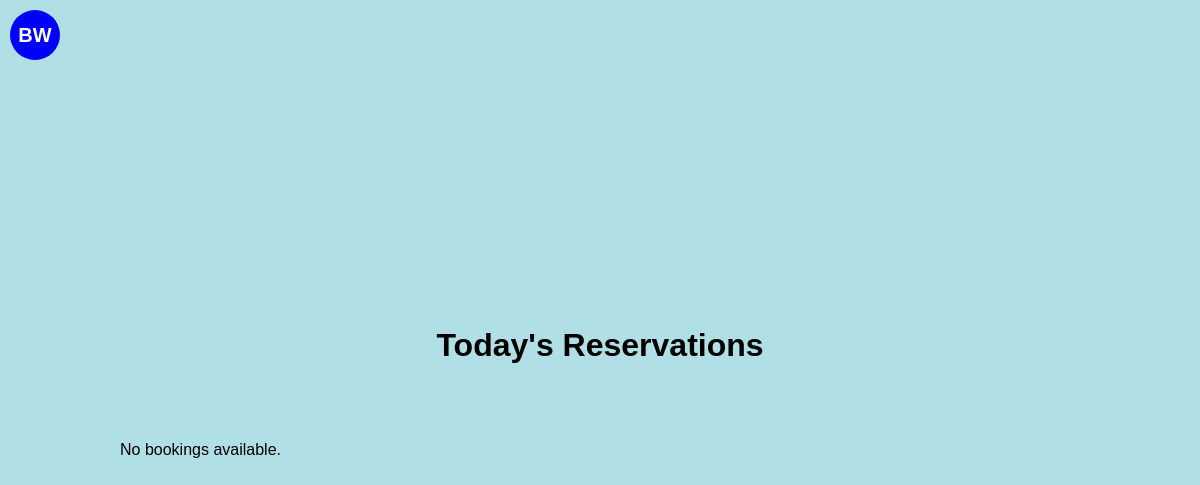
The app's page /, older data.
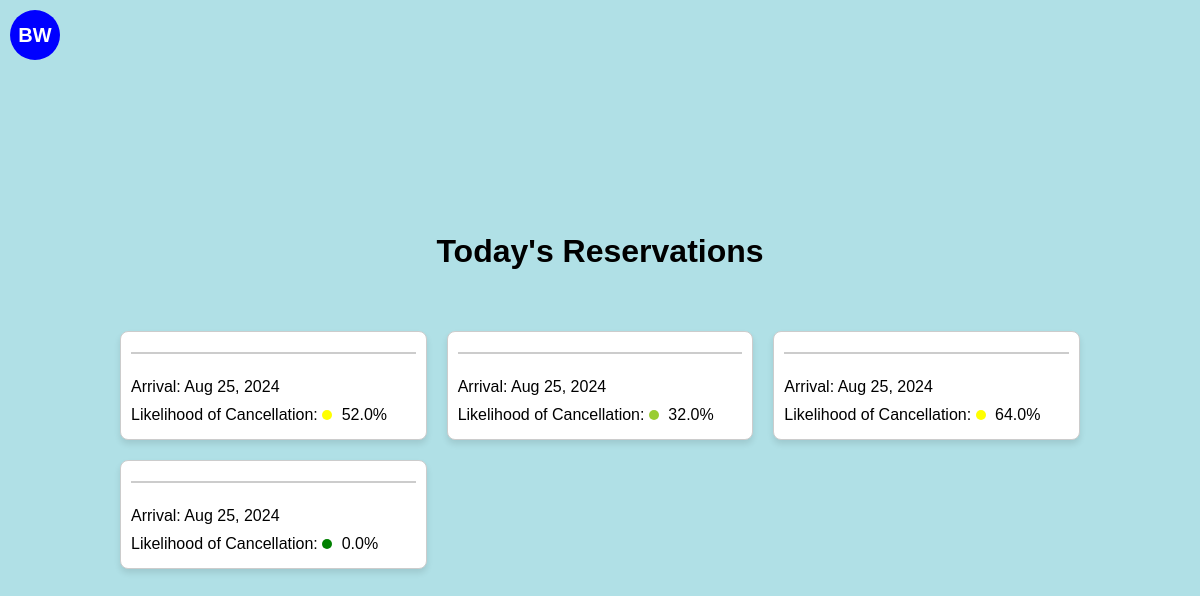
The same page, newer data.
### cancellationPredictor/models.py (models this page shows, shortened)
class Booking(models.Model):
    month_of_booking = models.IntegerField()
    day_of_booking = models.IntegerField()
    weekday_of_booking = models.IntegerField()
    month_of_arrival = models.IntegerField()
    day_of_arrival = models.IntegerField()
    weekday_of_arrival = models.IntegerField()
    num_of_nights = models.IntegerField()
    is_repeated_guest = models.BooleanField()
    previous_stays = models.IntegerField()
    previous_cancellations = models.IntegerField()
    booking_to_arrival_duration = models.IntegerField()
    rate = models.DecimalField(max_digits=10, decimal_places=2)  # Assuming 'Rate' needs to handle decimals
    override = models.DecimalField(max_digits=10, decimal_places=2)  # Assuming 'Override' is a monetary value
    probability = models.DecimalField(max_digits=10, decimal_places=6)  # Storing probabilities with precision
    prediction = models.BooleanField()  # Assuming prediction is a binary outcome (True/False)
    guest_name = models.TextField()  # Adjust max_length as needed
    date_booking_made = models.DateField()
    scheduled_arrival = models.DateField()

### cancellationPredictor/views.py (the view)
# urls.py: path('', BookingListView.as_view(), name='booking-list'),
class BookingListView(ListView):
    model = Booking
    template_name = 'cancellationPredictor/booking_list.html'
    context_object_name = 'bookings'
    def get_queryset(self):
        today = timezone.localdate()
        today_arrivals = Booking.objects.filter(scheduled_arrival=today)
        fake = Faker()  # Create a Faker generator instance
        for booking in today_arrivals:
            booking.guest_name = fake.name()
        return today_arrivals

### cancellationPredictor/templatetags/custom_filters.py (called while the page is built)
@register.filter(name='multiply')
def multiply(value, arg):
    try:
        return float(value) * float(arg)
    except (ValueError, TypeError):
        return ''  # You might choose to handle the error differently.

### templates/cancellationPredictor/booking_list.html (shortened to what this page needs)
{% load custom_filters %}
<!DOCTYPE html>
<html>
<head>
</head>
<body>
    <div id="logo">BW</div>
    <h1>Today's Reservations</h1>
    <div class="grid-container">
        {% for booking in bookings %}
        <div class="card">
            <h3>{{ booking.guest_name }}</h3>
            <p>Arrival: {{ booking.scheduled_arrival|date:"M d, Y" }}</p>
            <p>Likelihood of Cancellation:
                <span class="probability-circle" style="background-color:
                    {% if booking.probability|multiply:100 < 25 %}
                        green
                    {% elif booking.probability|multiply:100 < 50 %}
                        yellowgreen
                    {% elif booking.probability|multiply:100 < 75 %}
                        yellow
                    {% else %}
                        red
                    {% endif %};
                "></span>
                {{ booking.probability|floatformat:2|multiply:100 }}%
            </p>
        </div>
        {% empty %}
        <p>No bookings available.</p>
        {% endfor %}
    </div>
</body>
</html>

### templates/cancellationPredictor/booking_list.html (style rules this page uses)
body { display: flex; flex-direction: column; align-items: center; justify-content: center; min-height: 100vh; margin: 0; font-family: Arial, sans-serif; background-color: #B0E0E6; }
#logo { position: absolute; top: 10px; left: 10px; width: 50px; height: 50px; background-color: #0000FF; border-radius: 50%; display: flex; justify-content: center; align-items: center; color: white; font-weight: bold; font-size: 20px; }
.grid-container { display: grid; grid-template-columns: repeat(auto-fill, minmax(250px, 1fr)); grid-gap: 20px; padding: 20px; width: 80%; max-width: 1000px; margin-top: 20px; }
.card { background-color: #FFFFFF; border: 1px solid #ccc; border-radius: 8px; box-shadow: 0 4px 6px rgba(0,0,0,0.1); padding: 10px; display: flex; flex-direction: column; justify-content: space-between; }
.card h3 { margin-top: 0; color: #333; border-bottom: 2px solid #ccc; padding-bottom: 10px; }
.card p { margin: 5px 0; }
.probability-circle { height: 10px; width: 10px; border-radius: 50%; display: inline-block; margin-right: 5px; }

Row changes from the older to the newer data that the page shows:
added Booking: scheduled_arrival "Aug 25, 2024", probability|multiply "52.0"
added Booking: scheduled_arrival "Aug 25, 2024", probability|multiply "32.0"
added Booking: scheduled_arrival "Aug 25, 2024", probability|multiply "64.0"
added Booking: scheduled_arrival "Aug 25, 2024", probability|multiply "0.0"
Text that changed along with them:
text no longer shown: "No bookings available."
